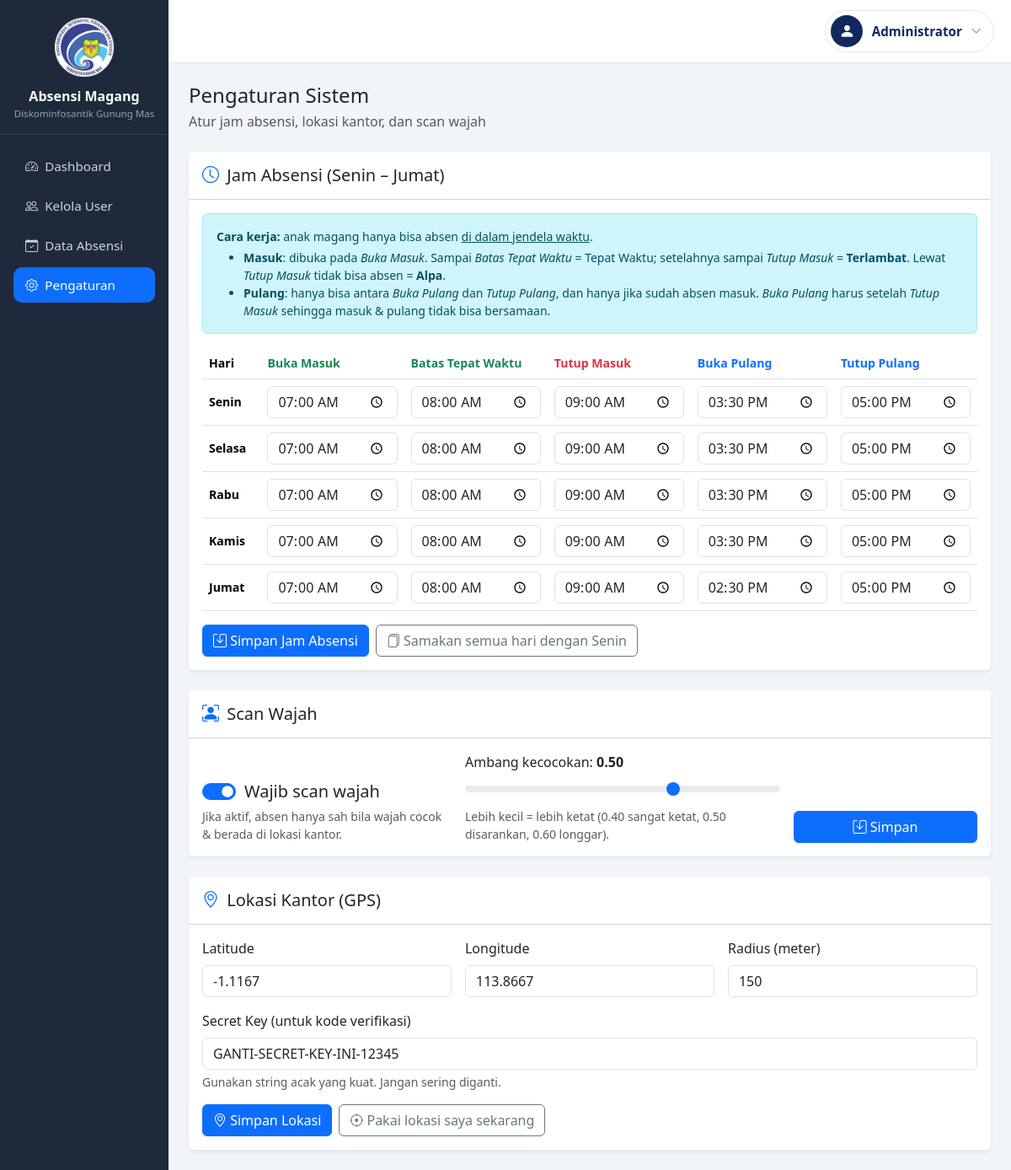
Screenshot of /intern/admin/settings.php (signed in) with the database file from the repository.
### tables this page shows
CREATE TABLE IF NOT EXISTS `attendance_settings` (
  `id`                    INT UNSIGNED NOT NULL AUTO_INCREMENT,
  `day_name`              VARCHAR(10) NOT NULL,               
  `checkin_start`         TIME NOT NULL,                      
  `checkin_ontime_until`  TIME NULL,                          
  `checkin_end`           TIME NOT NULL,                      
  `checkout_start`        TIME NOT NULL,                      
  `checkout_end`          TIME NOT NULL,                      
  PRIMARY KEY (`id`),
  UNIQUE KEY `uq_day_name` (`day_name`)
);

CREATE TABLE IF NOT EXISTS `app_settings` (
  `k` VARCHAR(50)  NOT NULL PRIMARY KEY,
  `v` VARCHAR(255) NOT NULL
);

CREATE TABLE IF NOT EXISTS `office_location` (
  `id`           INT UNSIGNED NOT NULL AUTO_INCREMENT,
  `latitude`     DOUBLE NOT NULL,
  `longitude`    DOUBLE NOT NULL,
  `radius_meter` INT NOT NULL DEFAULT 150,
  `secret_key`   VARCHAR(100) NOT NULL,                       
  PRIMARY KEY (`id`)
);

### intern/includes/schema.php (called while the page is built, shortened)
<?php
function appSetting(PDO $pdo, string $key, string $default = ''): string {
    $s = $pdo->prepare("SELECT v FROM app_settings WHERE k = ?");
    $s->execute([$key]);
    $v = $s->fetchColumn();
    return $v === false ? $default : (string)$v;
}

### intern/admin/settings.php (the view, shortened to what this page needs)
<?php
require_once '../config/database.php';
require_once '../includes/ui.php';
$nama = $_SESSION['nama'] ?? 'Admin';
$settings = $pdo->query("SELECT * FROM attendance_settings ORDER BY FIELD(day_name,'Senin','Selasa','Rabu','Kamis','Jumat')")->fetchAll();
$office   = $pdo->query("SELECT * FROM office_location LIMIT 1")->fetch() ?: [];
$faceRequired = appSetting($pdo, 'face_required', '1') === '1';
$faceThreshold = appSetting($pdo, 'face_threshold', '0.50');
$hm = fn($t) => substr((string)$t, 0, 5);
?>
<!DOCTYPE html>
<html lang="id">
<head>
    <link href="https://cdn.jsdelivr.net/npm/bootstrap@5.3.3/dist/css/bootstrap.min.css" rel="stylesheet">
    <link href="https://cdn.jsdelivr.net/npm/bootstrap-icons@1.11.3/font/bootstrap-icons.css" rel="stylesheet">
    <link href="../assets/css/style.css?v=2" rel="stylesheet">
</head>
<body>
<div class="container-fluid p-0"><div class="row g-0">
    <?php ui_sidebar('admin', 'settings'); ?>
    <div class="col-lg-10">
        <?php ui_topbar('admin', $nama, false); ?>
        <main class="p-3 p-md-4">
            <div class="mb-4">
                <h4 class="mb-1">Pengaturan Sistem</h4>
                <p class="text-muted mb-0">Atur jam absensi, lokasi kantor, dan scan wajah</p>
            </div>
            <div class="card shadow-sm border-0 mb-4">
                <div class="card-header bg-white py-3"><h5 class="mb-0"><i class="bi bi-clock me-1 text-primary"></i> Jam Absensi (Senin – Jumat)</h5></div>
                <div class="card-body">
                    <div class="alert alert-info small">
                        <strong>Cara kerja:</strong> anak magang hanya bisa absen <u>di dalam jendela waktu</u>.
                        <ul class="mb-0 mt-1">
                            <li><b>Masuk</b>: dibuka pada <i>Buka Masuk</i>. Sampai <i>Batas Tepat Waktu</i> = Tepat Waktu; setelahnya sampai <i>Tutup Masuk</i> = <b>Terlambat</b>. Lewat <i>Tutup Masuk</i> tidak bisa absen = <b>Alpa</b>.</li>
                            <li><b>Pulang</b>: hanya bisa antara <i>Buka Pulang</i> dan <i>Tutup Pulang</i>, dan hanya jika sudah absen masuk. <i>Buka Pulang</i> harus setelah <i>Tutup Masuk</i> sehingga masuk &amp; pulang tidak bisa bersamaan.</li>
                        </ul>
                    </div>
                    <form method="POST" id="formJam">
                        <div class="table-responsive">
                            <table class="table align-middle table-sm-text">
                                <thead>
                                    <tr>
                                        <th>Hari</th>
                                        <th class="text-success">Buka Masuk</th>
                                        <th class="text-success">Batas Tepat Waktu</th>
                                        <th class="text-danger">Tutup Masuk</th>
                                        <th class="text-primary">Buka Pulang</th>
                                        <th class="text-primary">Tutup Pulang</th>
                                    </tr>
                                </thead>
                                <tbody>
                                <?php foreach ($settings as $s): $d = $s['day_name']; ?>
                                    <tr>
                                        <td><strong><?= $d ?></strong></td>
                                        <?php foreach ([['checkin_start', $hm($s['checkin_start'])], ['checkin_ontime_until', $hm($s['checkin_ontime_until'] ?: $s['checkin_end'])],
                                                        ['checkin_end', $hm($s['checkin_end'])], ['checkout_start', $hm($s['checkout_start'])], ['checkout_end', $hm($s['checkout_end'])]] as [$k, $val]): ?>
                                            <td><input type="time" name="day[<?= $d ?>][<?= $k ?>]" class="form-control" value="<?= $val ?>" required></td>
                                        <?php endforeach; ?>
                                    </tr>
                                <?php endforeach; ?>
                                </tbody>
                            </table>
                        </div>
                        <div class="d-flex flex-wrap gap-2 align-items-center">
                            <button type="submit" class="btn btn-primary"><i class="bi bi-save"></i> Simpan Jam Absensi</button>
                            <button type="button" class="btn btn-outline-secondary" id="copyMon"><i class="bi bi-files"></i> Samakan semua hari dengan Senin</button>
                        </div>
                    </form>
                </div>
            </div>
            <div class="card shadow-sm border-0 mb-4">
                <div class="card-header bg-white py-3"><h5 class="mb-0"><i class="bi bi-person-bounding-box me-1 text-primary"></i> Scan Wajah</h5></div>
                <div class="card-body">
                    <form method="POST" class="row g-3 align-items-end">
                        <div class="col-md-4">
                            <div class="form-check form-switch fs-5">
                                <input class="form-check-input" type="checkbox" role="switch" name="face_required" id="fr" <?= $faceRequired ? 'checked' : '' ?>>
                                <label class="form-check-label" for="fr">Wajib scan wajah</label>
                            </div>
                            <div class="form-text">Jika aktif, absen hanya sah bila wajah cocok &amp; berada di lokasi kantor.</div>
                        </div>
                        <div class="col-md-5">
                            <label class="form-label">Ambang kecocokan: <strong id="thVal"><?= htmlspecialchars($faceThreshold) ?></strong></label>
                            <input type="range" class="form-range" name="face_threshold" min="0.30" max="0.60" step="0.01" value="<?= htmlspecialchars($faceThreshold) ?>" oninput="thVal.textContent=(+this.value).toFixed(2)">
                            <div class="form-text">Lebih kecil = lebih ketat (0.40 sangat ketat, 0.50 disarankan, 0.60 longgar).</div>
                        </div>
                        <div class="col-md-3"><button class="btn btn-primary w-100"><i class="bi bi-save"></i> Simpan</button></div>
                    </form>
                </div>
            </div>
            <div class="card shadow-sm border-0">
                <div class="card-header bg-white py-3"><h5 class="mb-0"><i class="bi bi-geo-alt me-1 text-primary"></i> Lokasi Kantor (GPS)</h5></div>
                <div class="card-body">
                    <form method="POST">
                        <div class="row g-3">
                            <div class="col-md-4"><label class="form-label">Latitude</label>
                                <input type="text" name="latitude" class="form-control" value="<?= htmlspecialchars((string)($office['latitude'] ?? '')) ?>" required></div>
                            <div class="col-md-4"><label class="form-label">Longitude</label>
                                <input type="text" name="longitude" class="form-control" value="<?= htmlspecialchars((string)($office['longitude'] ?? '')) ?>" required></div>
                            <div class="col-md-4"><label class="form-label">Radius (meter)</label>
                                <input type="number" name="radius" class="form-control" min="10" max="5000" value="<?= (int)($office['radius_meter'] ?? 150) ?>" required></div>
                            <div class="col-12"><label class="form-label">Secret Key (untuk kode verifikasi)</label>
                                <input type="text" name="secret_key" class="form-control" value="<?= htmlspecialchars($office['secret_key'] ?? '') ?>" required minlength="8">
                                <div class="form-text">Gunakan string acak yang kuat. Jangan sering diganti.</div></div>
                        </div>
                        <div class="d-flex flex-wrap gap-2 mt-3">
                            <button type="submit" class="btn btn-primary"><i class="bi bi-geo-alt"></i> Simpan Lokasi</button>
                            <button type="button" class="btn btn-outline-secondary" id="useHere"><i class="bi bi-crosshair"></i> Pakai lokasi saya sekarang</button>
                        </div>
                    </form>
                </div>
            </div>
        </main>
    </div>
</div></div>
</body>
</html>

### intern/includes/ui.php (shortened to what this page needs)
<?php
function ui_sidebar(string $role, string $active): void {
    $items = $role === 'admin' ? [
        'index'      => ['index.php',      'bi-speedometer2',   'Dashboard'],
        'users'      => ['users.php',      'bi-people',         'Kelola User'],
        'attendance' => ['attendance.php', 'bi-calendar-check', 'Data Absensi'],
        'settings'   => ['settings.php',   'bi-gear',           'Pengaturan'],
    ] : [
        'index'      => ['index.php',      'bi-geo-alt',        'Absensi'],
        'riwayat'    => ['riwayat.php',    'bi-clock-history',  'Riwayat Saya'],
    ];
    ?>
    <nav class="col-lg-2 sidebar" id="sidebar">
        <div class="sidebar-brand">
            <img src="../assets/img/logodiskominfo.png" alt="Logo Gunung Mas" class="sidebar-logo">
            <div class="sidebar-title">Absensi Magang</div>
            <div class="sidebar-sub">Diskominfosantik Gunung Mas</div>
        </div>
        <ul class="nav flex-column px-3 flex-grow-1">
            <?php foreach ($items as $key => [$href, $icon, $label]): ?>
                <li class="nav-item">
                    <a class="nav-link <?= $key === $active ? 'active' : '' ?>" href="<?= $href ?>"><i class="bi <?= $icon ?> me-2"></i><?= $label ?></a>
                </li>
            <?php endforeach; ?>
        </ul>
    </nav>
    <?php
}
function ui_topbar(string $role, string $nama, bool $showDate = true): void {
    ?>
    <div class="topbar">
        <div class="dropdown ms-auto">
            <button class="profile-btn" type="button" data-bs-toggle="dropdown" aria-expanded="false">
                <span class="profile-avatar"><i class="bi bi-person-fill"></i></span>
                <span class="profile-label d-none d-sm-inline"><?= htmlspecialchars($role === 'admin' ? 'Administrator' : $nama) ?></span>
                <i class="bi bi-chevron-down profile-caret"></i>
            </button>
        </div>
    </div>
    <?php
}
    ?>

### intern/assets/css/style.css (style rules this page uses)
:root { --primary: #0d6efd; --primary-dark: #0a58ca; --sidebar-bg: #1e293b; --success: #198754; }
* { box-sizing: border-box; }
body { background: #f1f5f9; font-family: 'Segoe UI', system-ui, -apple-system, sans-serif; margin: 0; }
.sidebar { min-height: 100vh; background: var(--sidebar-bg); color: white; transition: all 0.3s; }
.sidebar .nav-link { color: #cbd5e1; border-radius: 10px; margin-bottom: 4px; padding: 10px 14px; font-size: 0.95rem; }
.sidebar .nav-link:hover, .sidebar .nav-link.active { background: var(--primary); color: white; }
.sidebar-logo { max-width: 140px; width: 100%; height: auto; display: block; margin: 0 auto 8px; }
.sidebar-brand { text-align: center; padding: 1.25rem 1rem 1rem; border-bottom: 1px solid rgba(255,255,255,0.08); margin-bottom: 1rem; }
.topbar { background: white; border-bottom: 1px solid #e2e8f0; padding: 0.75rem 1.25rem; display: flex; justify-content: space-between; align-items: center; position: sticky; top: 0; z-index: 100; }
.sidebar { display: flex; flex-direction: column; }
.sidebar-logo { max-width: 72px; margin-bottom: 10px; }
.sidebar-title { font-weight: 700; font-size: 1rem; }
.sidebar-sub { font-size: .72rem; color: #94a3b8; }
.profile-btn { display: inline-flex; align-items: center; gap: .65rem; background: #fff; border: 1px solid #e2e8f0; padding: 5px 14px 5px 6px; border-radius: 50px; cursor: pointer; transition: box-shadow .2s, border-color .2s; font-weight: 600; color: #0f2a5c; }
.profile-avatar { width: 38px; height: 38px; border-radius: 50%; background: #10285e; color: #fff; display: inline-flex; align-items: center; justify-content: center; font-size: 1.15rem; font-weight: 700; flex: none; }
.profile-label { max-width: 190px; overflow: hidden; text-overflow: ellipsis; white-space: nowrap; font-size: .95rem; }
.profile-caret { color: #64748b; font-size: .8rem; transition: transform .2s; }
.table-sm-text td, .table-sm-text th { font-size: .88rem; }

### rows the page displays
attendance_settings: day_name "Senin"
attendance_settings: day_name "Selasa"
attendance_settings: day_name "Rabu"
attendance_settings: day_name "Kamis"
attendance_settings: day_name "Jumat"
app_settings: v "☑"
app_settings: v "0.50", face_threshold "0.5"
office_location: latitude "-1.1167", longitude "113.8667", radius "150", secret_key "GANTI-SECRET-KEY-INI-12345"

### other values shown
$label "Dashboard"
$label "Kelola User"
$label "Data Absensi"
$label "Pengaturan"
$role === 'admin' ? 'Administrator' : $nama "Administrator"
